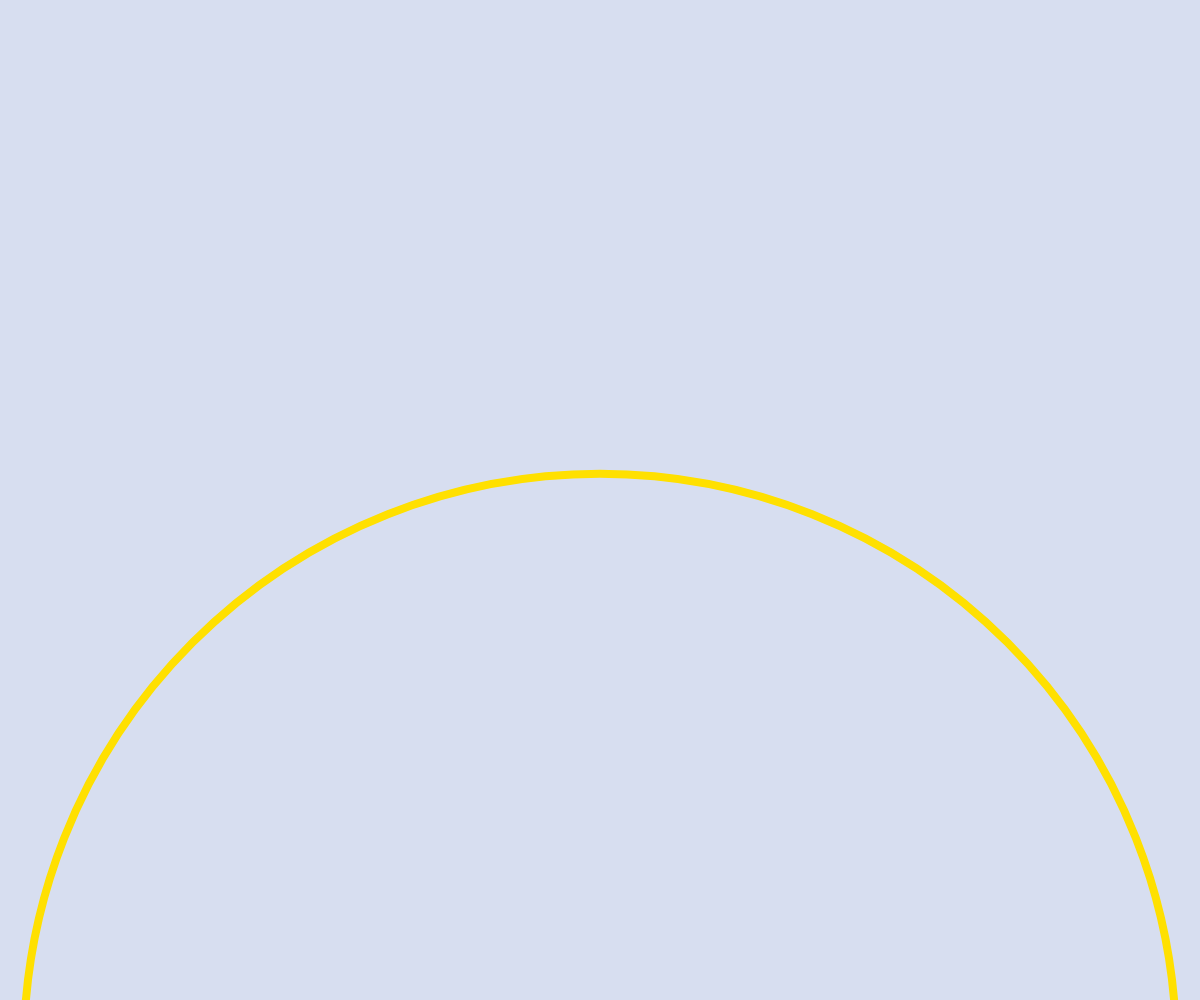
Frame 1 (no input)
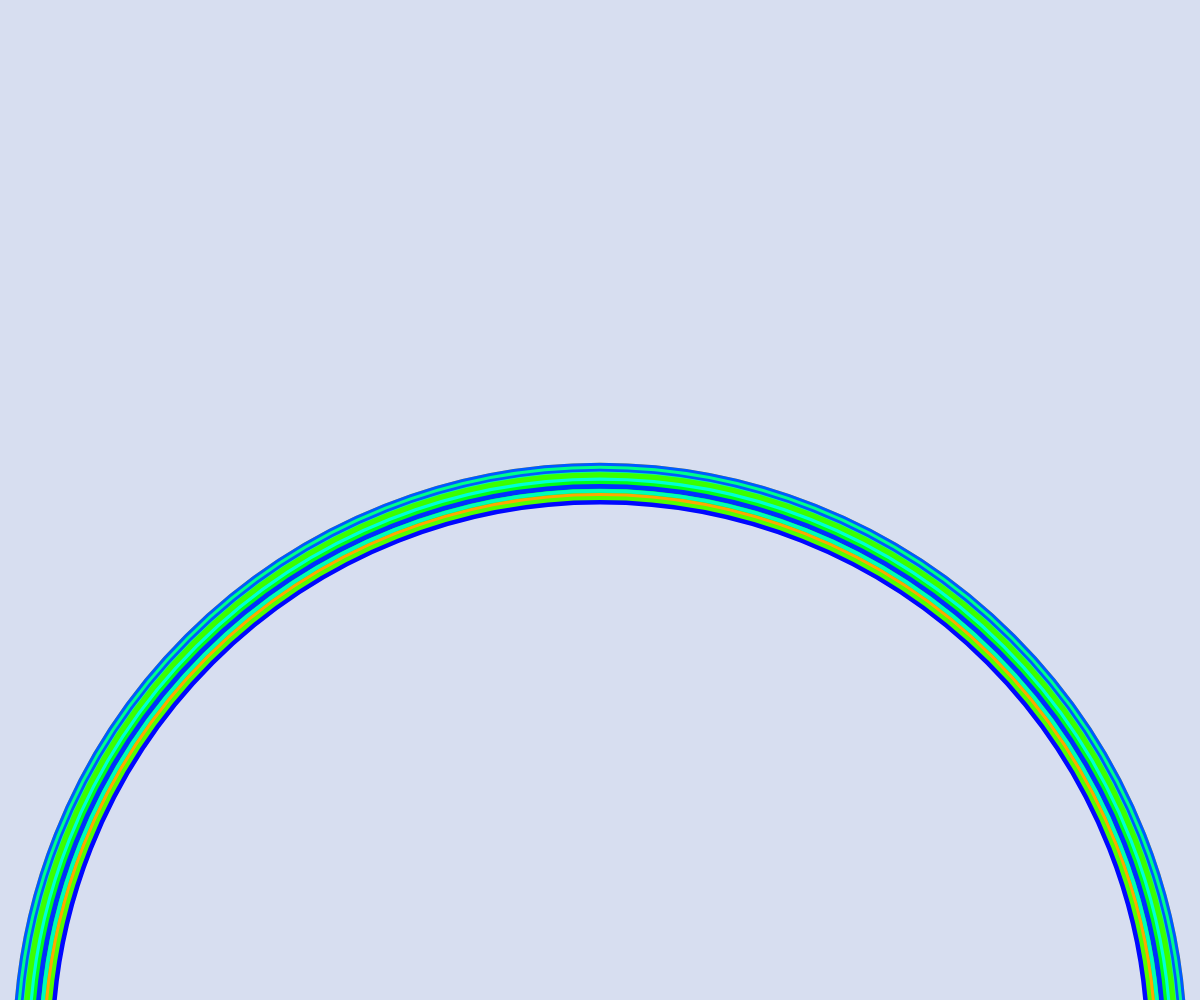
Frame 60 (no input)
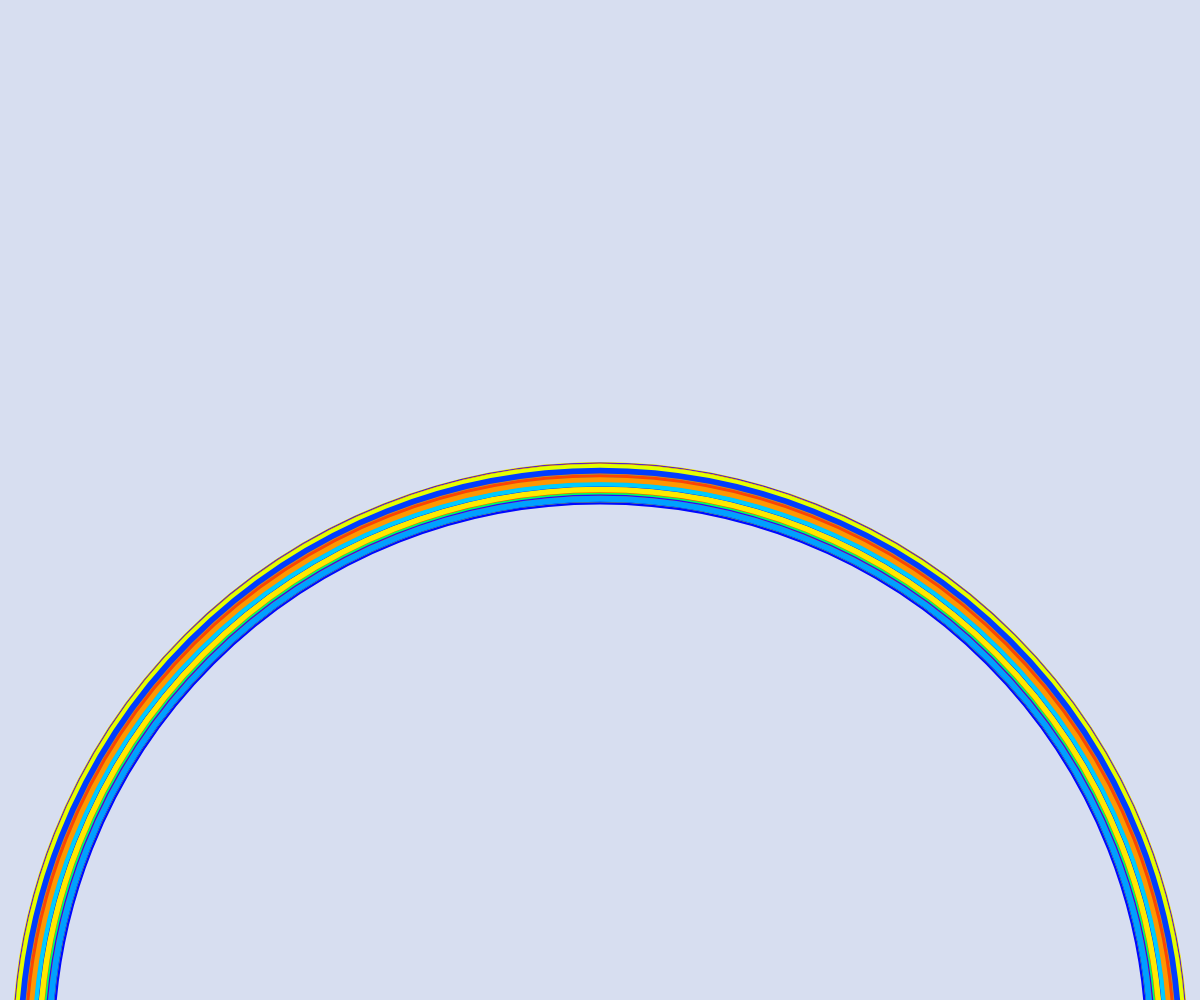
Frame 120 (the mouse pressed at the canvas centre since frame 60)

The p5.js sketch that drew these frames (run headless with seeded random() and noise() and a simulated clock; from frame 60 on, the mouse is pressed at the canvas centre):

// p5.js sketch
// ── sketch.js
var half_width;
var circle_height;
var circle_size;

function setup() {
  createCanvas(window.innerWidth, window.innerHeight);
  background("#D7DEF0");
  noFill();

  // get variable values
  circle_height = height; // to move the circle down
  half_width = (width / 2);
  circle_size = width;

  // change the color mode
  colorMode(HSB);
}

function draw() {
  strokeWeight(random(3, 10));
  stroke(random(255), 100, 255); // random stroke colors for the rainbow using HSB [hue, saturation and brightness]

  circle_size = random((width-100), (width-30)); // having random sizes for our rainbow in order to see diffrent strokes

  ellipse(half_width, circle_height+50, circle_size, circle_size);

}
